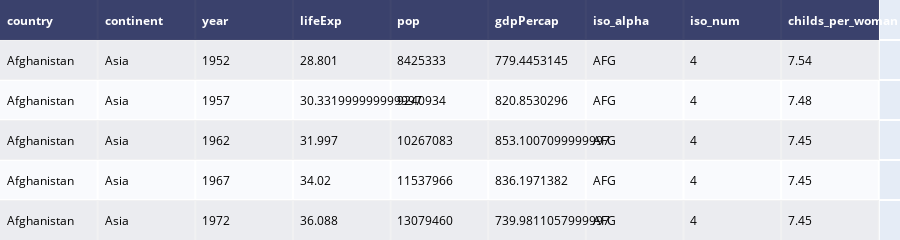

Notebook cell for this chart:
### Code cell
create_table(gapminder.head())

### Figure 1 — Plotly figure (JSON) as saved in the notebook; plotly's stock layout.template omitted (floating-point values rounded to 4 significant figures)
{"data": [{"colorscale": [[0, "#00083e"], [0.5, "#ededee"], [1, "#ffffff"]], "hoverinfo": "none", "opacity": 0.75, "showscale": false, "type": "heatmap", "z": [[0, 0, 0, 0, 0, 0, 0, 0, 0], [0.5, 0.5, 0.5, 0.5, 0.5, 0.5, 0.5, 0.5, 0.5], [1, 1, 1, 1, 1, 1, 1, 1, 1], [0.5, 0.5, 0.5, 0.5, 0.5, 0.5, 0.5, 0.5, 0.5], [1, 1, 1, 1, 1, 1, 1, 1, 1], [0.5, 0.5, 0.5, 0.5, 0.5, 0.5, 0.5, 0.5, 0.5]]}], "layout": {"annotations": [{"align": "left", "font": {"color": "#ffffff"}, "showarrow": false, "text": "<b>country</b>", "x": -0.45, "xanchor": "left", "xref": "x", "y": 0, "yref": "y"}, {"align": "left", "font": {"color": "#ffffff"}, "showarrow": false, "text": "<b>continent</b>", "x": 0.55, "xanchor": "left", "xref": "x", "y": 0, "yref": "y"}, {"align": "left", "font": {"color": "#ffffff"}, "showarrow": false, "text": "<b>year</b>", "x": 1.55, "xanchor": "left", "xref": "x", "y": 0, "yref": "y"}, {"align": "left", "font": {"color": "#ffffff"}, "showarrow": false, "text": "<b>lifeExp</b>", "x": 2.55, "xanchor": "left", "xref": "x", "y": 0, "yref": "y"}, {"align": "left", "font": {"color": "#ffffff"}, "showarrow": false, "text": "<b>pop</b>", "x": 3.55, "xanchor": "left", "xref": "x", "y": 0, "yref": "y"}, {"align": "left", "font": {"color": "#ffffff"}, "showarrow": false, "text": "<b>gdpPercap</b>", "x": 4.55, "xanchor": "left", "xref": "x", "y": 0, "yref": "y"}, {"align": "left", "font": {"color": "#ffffff"}, "showarrow": false, "text": "<b>iso_alpha</b>", "x": 5.55, "xanchor": "left", "xref": "x", "y": 0, "yref": "y"}, {"align": "left", "font": {"color": "#ffffff"}, "showarrow": false, "text": "<b>iso_num</b>", "x": 6.55, "xanchor": "left", "xref": "x", "y": 0, "yref": "y"}, {"align": "left", "font": {"color": "#ffffff"}, "showarrow": false, "text": "<b>childs_per_woman</b>", "x": 7.55, "xanchor": "left", "xref": "x", "y": 0, "yref": "y"}, {"align": "left", "font": {"color": "#000000"}, "showarrow": false, "text": "Afghanistan", "x": -0.45, "xanchor": "left", "xref": "x", "y": 1, "yref": "y"}, {"align": "left", "font": {"color": "#000000"}, "showarrow": false, "text": "Asia", "x": 0.55, "xanchor": "left", "xref": "x", "y": 1, "yref": "y"}, {"align": "left", "font": {"color": "#000000"}, "showarrow": false, "text": "1952", "x": 1.55, "xanchor": "left", "xref": "x", "y": 1, "yref": "y"}, {"align": "left", "font": {"color": "#000000"}, "showarrow": false, "text": "28.801", "x": 2.55, "xanchor": "left", "xref": "x", "y": 1, "yref": "y"}, {"align": "left", "font": {"color": "#000000"}, "showarrow": false, "text": "8425333", "x": 3.55, "xanchor": "left", "xref": "x", "y": 1, "yref": "y"}, {"align": "left", "font": {"color": "#000000"}, "showarrow": false, "text": "779.4453145", "x": 4.55, "xanchor": "left", "xref": "x", "y": 1, "yref": "y"}, {"align": "left", "font": {"color": "#000000"}, "showarrow": false, "text": "AFG", "x": 5.55, "xanchor": "left", "xref": "x", "y": 1, "yref": "y"}, {"align": "left", "font": {"color": "#000000"}, "showarrow": false, "text": "4", "x": 6.55, "xanchor": "left", "xref": "x", "y": 1, "yref": "y"}, {"align": "left", "font": {"color": "#000000"}, "showarrow": false, "text": "7.54", "x": 7.55, "xanchor": "left", "xref": "x", "y": 1, "yref": "y"}, {"align": "left", "font": {"color": "#000000"}, "showarrow": false, "text": "Afghanistan", "x": -0.45, "xanchor": "left", "xref": "x", "y": 2, "yref": "y"}, {"align": "left", "font": {"color": "#000000"}, "showarrow": false, "text": "Asia", "x": 0.55, "xanchor": "left", "xref": "x", "y": 2, "yref": "y"}, {"align": "left", "font": {"color": "#000000"}, "showarrow": false, "text": "1957", "x": 1.55, "xanchor": "left", "xref": "x", "y": 2, "yref": "y"}, {"align": "left", "font": {"color": "#000000"}, "showarrow": false, "text": "30.331999999999997", "x": 2.55, "xanchor": "left", "xref": "x", "y": 2, "yref": "y"}, {"align": "left", "font": {"color": "#000000"}, "showarrow": false, "text": "9240934", "x": 3.55, "xanchor": "left", "xref": "x", "y": 2, "yref": "y"}, {"align": "left", "font": {"color": "#000000"}, "showarrow": false, "text": "820.8530296", "x": 4.55, "xanchor": "left", "xref": "x", "y": 2, "yref": "y"}, {"align": "left", "font": {"color": "#000000"}, "showarrow": false, "text": "AFG", "x": 5.55, "xanchor": "left", "xref": "x", "y": 2, "yref": "y"}, {"align": "left", "font": {"color": "#000000"}, "showarrow": false, "text": "4", "x": 6.55, "xanchor": "left", "xref": "x", "y": 2, "yref": "y"}, {"align": "left", "font": {"color": "#000000"}, "showarrow": false, "text": "7.48", "x": 7.55, "xanchor": "left", "xref": "x", "y": 2, "yref": "y"}, {"align": "left", "font": {"color": "#000000"}, "showarrow": false, "text": "Afghanistan", "x": -0.45, "xanchor": "left", "xref": "x", "y": 3, "yref": "y"}, {"align": "left", "font": {"color": "#000000"}, "showarrow": false, "text": "Asia", "x": 0.55, "xanchor": "left", "xref": "x", "y": 3, "yref": "y"}, {"align": "left", "font": {"color": "#000000"}, "showarrow": false, "text": "1962", "x": 1.55, "xanchor": "left", "xref": "x", "y": 3, "yref": "y"}, {"align": "left", "font": {"color": "#000000"}, "showarrow": false, "text": "31.997", "x": 2.55, "xanchor": "left", "xref": "x", "y": 3, "yref": "y"}, {"align": "left", "font": {"color": "#000000"}, "showarrow": false, "text": "10267083", "x": 3.55, "xanchor": "left", "xref": "x", "y": 3, "yref": "y"}, {"align": "left", "font": {"color": "#000000"}, "showarrow": false, "text": "853.1007099999997", "x": 4.55, "xanchor": "left", "xref": "x", "y": 3, "yref": "y"}, {"align": "left", "font": {"color": "#000000"}, "showarrow": false, "text": "AFG", "x": 5.55, "xanchor": "left", "xref": "x", "y": 3, "yref": "y"}, {"align": "left", "font": {"color": "#000000"}, "showarrow": false, "text": "4", "x": 6.55, "xanchor": "left", "xref": "x", "y": 3, "yref": "y"}, {"align": "left", "font": {"color": "#000000"}, "showarrow": false, "text": "7.45", "x": 7.55, "xanchor": "left", "xref": "x", "y": 3, "yref": "y"}, {"align": "left", "font": {"color": "#000000"}, "showarrow": false, "text": "Afghanistan", "x": -0.45, "xanchor": "left", "xref": "x", "y": 4, "yref": "y"}, {"align": "left", "font": {"color": "#000000"}, "showarrow": false, "text": "Asia", "x": 0.55, "xanchor": "left", "xref": "x", "y": 4, "yref": "y"}, {"align": "left", "font": {"color": "#000000"}, "showarrow": false, "text": "1967", "x": 1.55, "xanchor": "left", "xref": "x", "y": 4, "yref": "y"}, {"align": "left", "font": {"color": "#000000"}, "showarrow": false, "text": "34.02", "x": 2.55, "xanchor": "left", "xref": "x", "y": 4, "yref": "y"}, {"align": "left", "font": {"color": "#000000"}, "showarrow": false, "text": "11537966", "x": 3.55, "xanchor": "left", "xref": "x", "y": 4, "yref": "y"}, {"align": "left", "font": {"color": "#000000"}, "showarrow": false, "text": "836.1971382", "x": 4.55, "xanchor": "left", "xref": "x", "y": 4, "yref": "y"}, {"align": "left", "font": {"color": "#000000"}, "showarrow": false, "text": "AFG", "x": 5.55, "xanchor": "left", "xref": "x", "y": 4, "yref": "y"}, {"align": "left", "font": {"color": "#000000"}, "showarrow": false, "text": "4", "x": 6.55, "xanchor": "left", "xref": "x", "y": 4, "yref": "y"}, {"align": "left", "font": {"color": "#000000"}, "showarrow": false, "text": "7.45", "x": 7.55, "xanchor": "left", "xref": "x", "y": 4, "yref": "y"}, {"align": "left", "font": {"color": "#000000"}, "showarrow": false, "text": "Afghanistan", "x": -0.45, "xanchor": "left", "xref": "x", "y": 5, "yref": "y"}, {"align": "left", "font": {"color": "#000000"}, "showarrow": false, "text": "Asia", "x": 0.55, "xanchor": "left", "xref": "x", "y": 5, "yref": "y"}, {"align": "left", "font": {"color": "#000000"}, "showarrow": false, "text": "1972", "x": 1.55, "xanchor": "left", "xref": "x", "y": 5, "yref": "y"}, {"align": "left", "font": {"color": "#000000"}, "showarrow": false, "text": "36.088", "x": 2.55, "xanchor": "left", "xref": "x", "y": 5, "yref": "y"}, {"align": "left", "font": {"color": "#000000"}, "showarrow": false, "text": "13079460", "x": 3.55, "xanchor": "left", "xref": "x", "y": 5, "yref": "y"}, {"align": "left", "font": {"color": "#000000"}, "showarrow": false, "text": "739.9811057999997", "x": 4.55, "xanchor": "left", "xref": "x", "y": 5, "yref": "y"}, {"align": "left", "font": {"color": "#000000"}, "showarrow": false, "text": "AFG", "x": 5.55, "xanchor": "left", "xref": "x", "y": 5, "yref": "y"}, {"align": "left", "font": {"color": "#000000"}, "showarrow": false, "text": "4", "x": 6.55, "xanchor": "left", "xref": "x", "y": 5, "yref": "y"}, {"align": "left", "font": {"color": "#000000"}, "showarrow": false, "text": "7.45", "x": 7.55, "xanchor": "left", "xref": "x", "y": 5, "yref": "y"}], "height": 230, "margin": {"b": 0, "l": 0, "r": 0, "t": 0}, "xaxis": {"dtick": 1, "gridwidth": 2, "showticklabels": false, "tick0": -0.5, "ticks": "", "zeroline": false}, "yaxis": {"autorange": "reversed", "dtick": 1, "gridwidth": 2, "showticklabels": false, "tick0": 0.5, "ticks": "", "zeroline": false}}}
